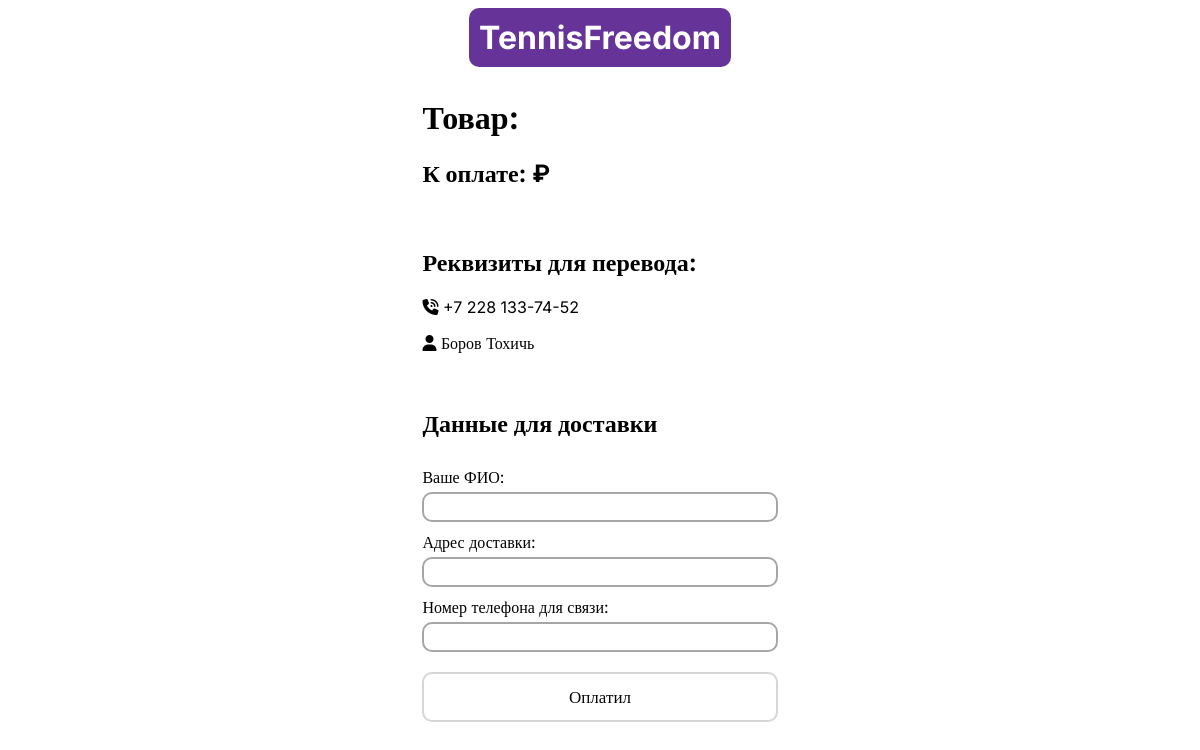
Page /payment/3 on the earlier database version.
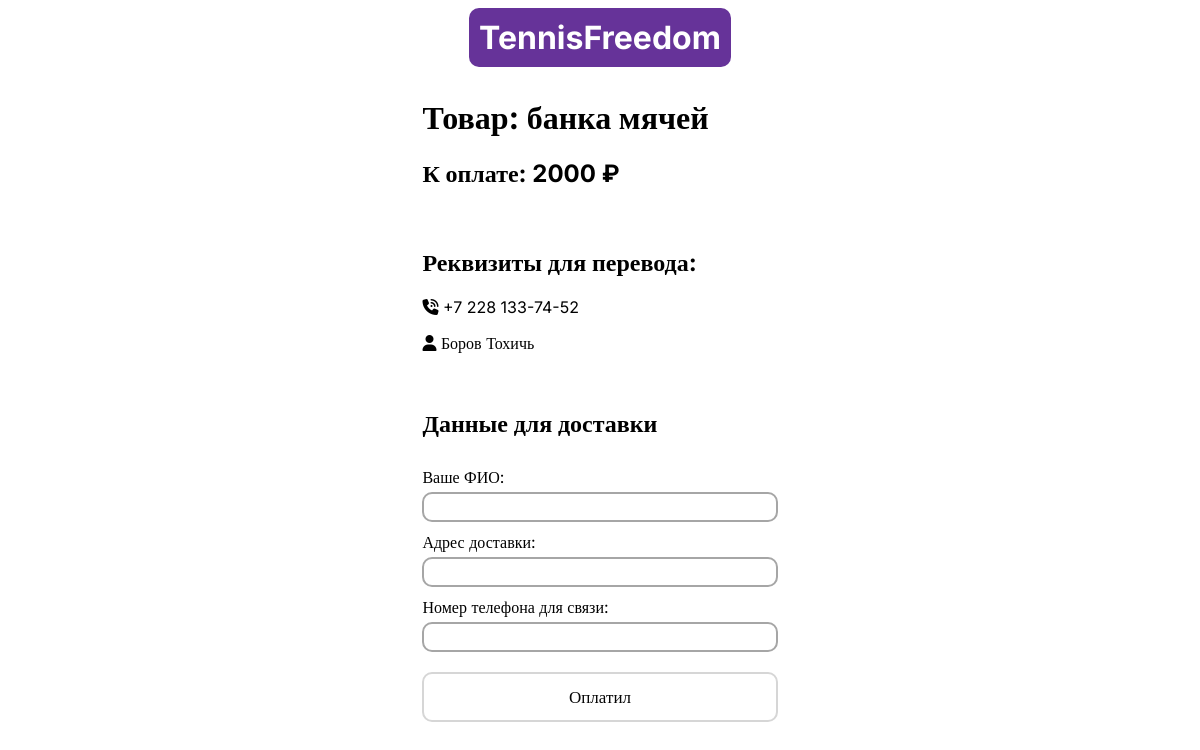
Same page on the later database version.
### shop/models.py (models this page shows, shortened)
class Product(models.Model):
    name = models.CharField(max_length=128)
    description = models.TextField()
    price = models.IntegerField()
    image_url = models.CharField(max_length=256)
    weight = models.IntegerField(null=True, blank=True)
    model = models.IntegerField(null=True, blank=True)

### shop/views.py (the view, shortened to what this page needs)
# urls.py: path("payment/<int:id>", views.payment, name="payment"),
def payment(request, id):
    product = Product.objects.filter(id=id).first()
    return render(request, 'payment.html', {
        'product': product
    })

### shop/templates/payment.html (shortened to what this page needs)
{% load static %}
<link rel="stylesheet" href="{% static 'style.css' %}"/>
<link rel="stylesheet" href="https://cdnjs.cloudflare.com/ajax/libs/font-awesome/6.5.2/css/all.min.css" />
<div class="heading">
    <div class="logo">
        <h1 class="logoText">TennisFreedom</h1>
    </div>
</div>
<div class="payment">
    <h1>Товар: {{product.name}}</h1>
    <h2>К оплате: {{product.price}} ₽</h2>
    <div class="vspace"></div>
    <h2>Реквизиты для перевода:</h2>
    <p><i class="fa-solid fa-phone-volume"></i> +7 228 133-74-52</p>
    <p><i class="fa-solid fa-user"></i> Боров Тохичь</p>
    <div class="vspace"></div>
    <h2>Данные для доставки</h2>
    <form class="paymentDetailsForm" method="POST">
        <label>Ваше ФИО:</label>
        <input class="inputElement" name="fullname">
        <label>Адрес доставки:</label>
        <input class="inputElement" name="address">
        <label>Номер телефона для связи:</label>
        <input class="inputElement" name="phone">
        <div class="vspace"></div>
        <button>Оплатил</button>
    </form>
</div>

### shop/static/style.css (style rules this page uses)
* { font-family: Inter; }
.logoText { color: white; padding: 0; margin: 0; }
.heading { display: flex; align-items: center; padding-bottom: 10px; justify-content: center; }
.logo { background-color: #663399; padding: 10px; border-radius: 10px; }
button { height: 50px; width: 100%; background-color: white; border: 2px solid #d6d6d6; color: #060606; padding: 0; border-radius: 10px; cursor: pointer; font-size: 17px; }
.inputElement { padding: 5px; border-radius: 10px; border: 2px solid #a6a6a6; }
.payment { width: 30%; margin-left: auto; margin-right: auto; }
.vspace { height: 20px; }
.paymentDetailsForm { display: flex; flex-direction: column; }
.paymentDetailsForm label { margin-top: 10px; margin-bottom: 5px; }

Differences in the rows shown:
added Product: name "банка мячей", price "2000"
